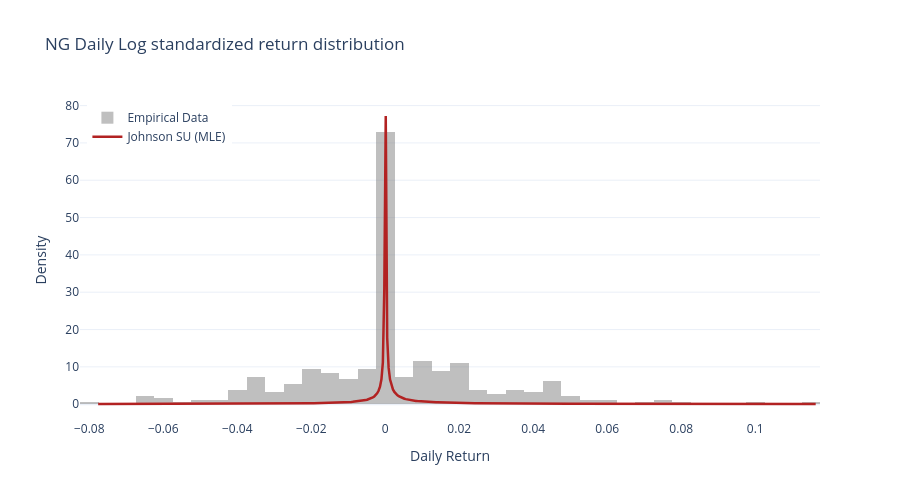

The notebook cell saved with this chart:
### Code cell
plot_modelfitness(ng_16['Log_Returns'],a_raw, b_raw,loc_raw, scale_raw , title = 'NG Daily Log standardized return distribution')

### Figure 1 — Plotly figure (JSON) as saved in the notebook; plotly's stock layout.template omitted (floating-point values rounded to 4 significant figures; data arrays with more than 128 entries replaced by an {"elided": "..."} marker saying what was removed)
{"data": [{"histnorm": "probability density", "marker": {"color": "gray"}, "name": "Empirical Data", "nbinsx": 60, "opacity": 0.5, "type": "histogram", "x": {"elided": "362 float values"}}, {"line": {"color": "firebrick", "width": 2.5}, "mode": "lines", "name": "Johnson SU (MLE)", "type": "scatter", "x": {"elided": "500 float values"}, "y": {"elided": "500 float values"}}], "layout": {"height": 500, "hovermode": "x unified", "legend": {"x": 0.01, "xanchor": "left", "y": 0.99, "yanchor": "top"}, "title": {"text": "NG Daily Log standardized return distribution"}, "width": 900, "xaxis": {"title": {"text": "Daily Return"}}, "yaxis": {"title": {"text": "Density"}}}}
